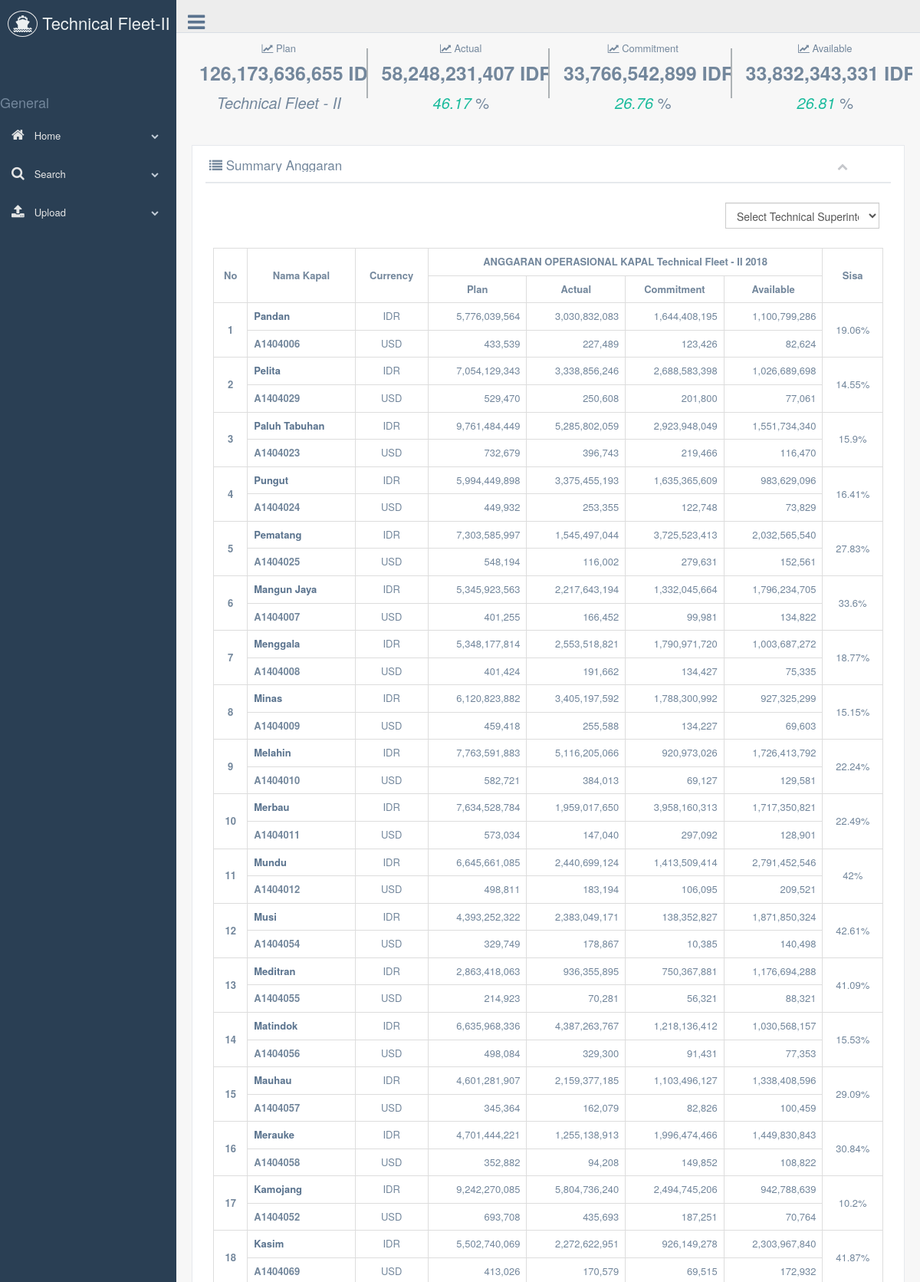
/production/apex.php (upper part), run on the app's committed database.
### tables this page shows
CREATE TABLE `opex_apex` (
  `kapal` varchar(255) DEFAULT NULL,
  `actual` bigint(22) DEFAULT NULL,
  `commitment` bigint(22) DEFAULT NULL,
  `plan` bigint(22) DEFAULT NULL,
  `available` bigint(22) DEFAULT NULL,
  `curr` varchar(255) DEFAULT NULL,
  `cost_center` varchar(255) DEFAULT NULL,
  `curr_usd` varchar(5) DEFAULT NULL,
  `actual_usd` bigint(20) DEFAULT NULL,
  `available_usd` bigint(20) DEFAULT NULL,
  `commitment_usd` bigint(20) DEFAULT NULL,
  `plan_usd` bigint(20) DEFAULT NULL
);

### production/apex.php (the view, shortened to what this page needs)
<?php
include("controller/doconnect.php");
if(isset($_REQUEST['employee']) && $_REQUEST['employee'] !='all' ){
  $p_employee = $_REQUEST['employee'];
}
else{
 $p_employee = '';
}
?>
<!DOCTYPE html>
<html lang="en">
  <head>
    <link href="../vendors/bootstrap/dist/css/bootstrap.min.css" rel="stylesheet">
    <link href="../vendors/font-awesome/css/font-awesome.min.css" rel="stylesheet">
    <link href="../vendors/nprogress/nprogress.css" rel="stylesheet">
    <link href="../vendors/iCheck/skins/flat/green.css" rel="stylesheet">
    <link href="../vendors/datatables.net-bs/css/dataTables.bootstrap.min.css" rel="stylesheet">
    <link href="../vendors/datatables.net-buttons-bs/css/buttons.bootstrap.min.css" rel="stylesheet">
    <link href="../vendors/datatables.net-fixedheader-bs/css/fixedHeader.bootstrap.min.css" rel="stylesheet">
    <link href="../vendors/datatables.net-responsive-bs/css/responsive.bootstrap.min.css" rel="stylesheet">
    <link href="../vendors/datatables.net-scroller-bs/css/scroller.bootstrap.min.css" rel="stylesheet">
    <link href="../build/css/custom.min.css" rel="stylesheet">
  </head>
  <body class="nav-md">
    <div class="container body">
      <div class="main_container">
        <div class="col-md-3 left_col menu_fixed">
          <div class="left_col scroll-view">
            <div class="navbar nav_title" style="border: 0;">
              <a href="index.php" class="site_title"><i class="fa fa-ship"></i> <span>Technical Fleet-II</span></a>
            </div>
            <br> <br> <br>
            <?php include("view/sidebar_menu.php") ?>
          </div>
        </div>
        <?php include("view/top_nav.php") ?>
        <div class="right_col" role="main">
          <div class="">
            <form class="form-horizontal" action="apex.php" method="post">
              <div class="row tile_count" align="center">
                <?php
                $sql = "
                  SELECT
                  sum(actual) as actual,
                  sum(commitment) as commitment,
                  sum(plan) as plan,
                  sum(available) as available,
                  employee
                  FROM
                  opex_apex aa,
                  employee e
                  where
                  aa.kapal not like ''
                  and aa.kapal = e.kapal
                  and (e.employee = '".$p_employee."' or  ('".$p_employee."' = '' ) )
                  ";
                  $result = $conn->query($sql);
                  while($row = $result->fetch_assoc()) {
                ?>
                <div class="col-xl-3 col-md-3 col-sm-3 col-xs-6 tile_stats_count">
                  <span class="count_top"><i class="fa fa-line-chart"></i> Plan
                    </span>
                  <div class="count" style="font-size: 25px;"><?php echo number_format($row["plan"]); echo " IDR"?></div>
                  <span class="count_bottom" style="font-size: 20px; color: none;"><i style="font-color:white;">
                    <?php if ($p_employee != '') {
                      echo $p_employee;
                    } else {
                      echo "Technical Fleet - II";
                    }
                    ?> </i> </span>
                </div>
                <div class="col-xl-3 col-md-3 col-sm-3 col-xs-6 tile_stats_count">
                  <span class="count_top"><i class="fa fa-line-chart"></i> Actual
                    </span>
                  <div class="count" style="font-size: 25px;"><?php echo number_format($row["actual"]); echo " IDR"?></div>
                  <span class="count_bottom" style="font-size: 20px;"><i class="green"><?php echo round($row["actual"]/$row["plan"]*100,2);?> </i> %</span>
                </div>
                <div class="col-xl-3 col-md-3 col-sm-3 col-xs-6 tile_stats_count">
                  <span class="count_top"><i class="fa fa-line-chart"></i> Commitment
                    </span>
                  <div class="count" style="font-size: 25px;"><?php echo number_format($row["commitment"]); echo " IDR"?></div>
                  <span class="count_bottom" style="font-size: 20px;"><i class="green"><?php echo round($row["commitment"]/$row["plan"]*100,2);?> </i> % </span>
                </div>
                <div class="col-xl-3 col-md-3 col-sm-3 col-xs-6 tile_stats_count">
                  <span class="count_top"><i class="fa fa-line-chart"></i> Available
                    </span>
                  <div class="count" style="font-size: 25px;"><?php echo number_format($row["available"]); echo " IDR"?></div>
                  <span class="count_bottom" style="font-size: 20px;"><i class="green"><?php echo round($row["available"]/$row["plan"]*100,2);?> </i> %</span>
                </div>
                <?php
                  }
                ?>
              </div>
              <div class="row">
                <div class="col-md-12 col-sm-12 col-xs-12">
                  <div class="x_panel">
                    <div class="x_title">
                      <h2><i class="fa fa-list"></i> Summary Anggaran <small></small></h2>
                      <ul class="nav navbar-right panel_toolbox">
                        <li><a class="collapse-link"><i class="fa fa-chevron-up"></i></a>
                        </li>
                      </ul>
                      <div class="clearfix"></div>
                    </div>
					<div class="x_content">
                      <div class="col-lg-9 col-md-9 hidden-xs">
                      </div>
                      <div class="col-lg-3 col-md-3 col-xs-12 pull-right">
                        <select name="employee" id="category" class="form-control col-lg-3 col-md-3 col-xs-4 category" style="margin-top:10px">
                          <option value="" disabled selected >Select Technical Superintendent</option>
                        </select>
                      </div>
                      <div class="x_content" style="padding-top: 20px;">
                        <table class="table table-bordered">
                          <tbody>
                            <tr>
                              <th rowspan="2" style="text-align: center;vertical-align: middle;">No</th>
                              <th rowspan="2" style="text-align: center;vertical-align: middle;">Nama Kapal</th>
                              <th rowspan="2" style="text-align: center;vertical-align: middle;">Currency</th>
                              <th colspan="4" style="text-align: center;">ANGGARAN OPERASIONAL KAPAL Technical Fleet - II 2018</th>
                              <th rowspan="2" style="text-align: center;vertical-align: middle;">Sisa</th>
                            </tr>
                            <tr>
                              <th style="text-align: center;">Plan</th>
                              <th style="text-align: center;">Actual</th>
                              <th style="text-align: center;">Commitment</th>
                              <th style="text-align: center;">Available</th>
                            </tr>
                            <?php
                              $sql = "SELECT
                              @i:=@i+1 as row,aa.*
                              FROM opex_apex aa,
                              employee e,
                              (SELECT @i:=0) as foo
                              where
                              aa.kapal not like ''
                              and aa.kapal = e.kapal
                              and (e.employee = '".$p_employee."' or  ('".$p_employee."' = '' ) )
                              ";
                              $result = $conn->query($sql);
                              while($row = $result->fetch_assoc()) {
                              ?>
                              <tr align="right">
                                <th rowspan="2" style="text-align: center;vertical-align: middle;"><?php echo $row["row"] ?></th>
                                <th scope="row"><a href="detail_kapal.php?kapal=<?php echo $row["kapal"]?>&employee=<?php echo $p_employee;?>"><?php echo $row["kapal"] ?></a></th>
                                <td align="center"><?php echo $row["curr"] ?></td>
                                <td><?php echo number_format($row["plan"]) ?></td>
                                <td><?php echo number_format($row["actual"]) ?></td>
                                <td><?php echo number_format($row["commitment"]) ?></td>
                                <td><?php echo number_format($row["available"]) ?></td>
                                <td rowspan="2" style="text-align: center;vertical-align: middle;"><?php echo round($row["available"]/$row["plan"] * 100,2) ?>%</td>
                              </tr>
                              <tr align="right">
                                <th scope="row"><?php echo $row["cost_center"] ?></th>
                                <td align="center"><?php echo $row["curr_usd"] ?></td>
                                <td><?php echo number_format($row["plan_usd"]) ?></td>
                                <td><?php echo number_format($row["actual_usd"]) ?></td>
                                <td><?php echo number_format($row["commitment_usd"]) ?></td>
                                <td><?php echo number_format($row["available_usd"]) ?></td>
                              </tr>
                            <?php
                            }
                            ?>
                          </tbody>
                        </table>
                      </div>
                    </div>
                  </div>
                </div>
              </div>
            </form>
          </div>
        </div>
    </div>
  </body>
</html>

### data on the page
opex_apex: row "1", kapal "Pandan", curr "IDR", plan "5,776,039,564", actual "3,030,832,083", commitment "1,644,408,195", available "1,100,799,286", $row["available"]/$row["plan"] * 100 "19.06", cost_center "A1404006", curr_usd "USD", plan_usd "433,539", actual_usd "227,489", commitment_usd "123,426", available_usd "82,624"
opex_apex: row "2", kapal "Pelita", curr "IDR", plan "7,054,129,343", actual "3,338,856,246", commitment "2,688,583,398", available "1,026,689,698", $row["available"]/$row["plan"] * 100 "14.55", cost_center "A1404029", curr_usd "USD", plan_usd "529,470", actual_usd "250,608", commitment_usd "201,800", available_usd "77,061"
opex_apex: row "3", kapal "Paluh Tabuhan", curr "IDR", plan "9,761,484,449", actual "5,285,802,059", commitment "2,923,948,049", available "1,551,734,340", $row["available"]/$row["plan"] * 100 "15.9", cost_center "A1404023", curr_usd "USD", plan_usd "732,679", actual_usd "396,743", commitment_usd "219,466", available_usd "116,470"
opex_apex: row "4", kapal "Pungut", curr "IDR", plan "5,994,449,898", actual "3,375,455,193", commitment "1,635,365,609", available "983,629,096", $row["available"]/$row["plan"] * 100 "16.41", cost_center "A1404024", curr_usd "USD", plan_usd "449,932", actual_usd "253,355", commitment_usd "122,748", available_usd "73,829"
opex_apex: row "5", kapal "Pematang", curr "IDR", plan "7,303,585,997", actual "1,545,497,044", commitment "3,725,523,413", available "2,032,565,540", $row["available"]/$row["plan"] * 100 "27.83", cost_center "A1404025", curr_usd "USD", plan_usd "548,194", actual_usd "116,002", commitment_usd "279,631", available_usd "152,561"
opex_apex: row "6", kapal "Mangun Jaya", curr "IDR", plan "5,345,923,563", actual "2,217,643,194", commitment "1,332,045,664", available "1,796,234,705", $row["available"]/$row["plan"] * 100 "33.6", cost_center "A1404007", curr_usd "USD", plan_usd "401,255", actual_usd "166,452", commitment_usd "99,981", available_usd "134,822"
opex_apex: row "7", kapal "Menggala", curr "IDR", plan "5,348,177,814", actual "2,553,518,821", commitment "1,790,971,720", available "1,003,687,272", $row["available"]/$row["plan"] * 100 "18.77", cost_center "A1404008", curr_usd "USD", plan_usd "401,424", actual_usd "191,662", commitment_usd "134,427", available_usd "75,335"
opex_apex: row "8", kapal "Minas", curr "IDR", plan "6,120,823,882", actual "3,405,197,592", commitment "1,788,300,992", available "927,325,299", $row["available"]/$row["plan"] * 100 "15.15", cost_center "A1404009", curr_usd "USD", plan_usd "459,418", actual_usd "255,588", commitment_usd "134,227", available_usd "69,603"
opex_apex: row "9", kapal "Melahin", curr "IDR", plan "7,763,591,883", actual "5,116,205,066", commitment "920,973,026", available "1,726,413,792", $row["available"]/$row["plan"] * 100 "22.24", cost_center "A1404010", curr_usd "USD", plan_usd "582,721", actual_usd "384,013", commitment_usd "69,127", available_usd "129,581"
opex_apex: row "10", kapal "Merbau", curr "IDR", plan "7,634,528,784", actual "1,959,017,650", commitment "3,958,160,313", available "1,717,350,821", $row["available"]/$row["plan"] * 100 "22.49", cost_center "A1404011", curr_usd "USD", plan_usd "573,034", actual_usd "147,040", commitment_usd "297,092", available_usd "128,901"
opex_apex: row "11", kapal "Mundu", curr "IDR", plan "6,645,661,085", actual "2,440,699,124", commitment "1,413,509,414", available "2,791,452,546", $row["available"]/$row["plan"] * 100 "42", cost_center "A1404012", curr_usd "USD", plan_usd "498,811", actual_usd "183,194", commitment_usd "106,095", available_usd "209,521"
opex_apex: row "12", kapal "Musi", curr "IDR", plan "4,393,252,322", actual "2,383,049,171", commitment "138,352,827", available "1,871,850,324", $row["available"]/$row["plan"] * 100 "42.61", cost_center "A1404054", curr_usd "USD", plan_usd "329,749", actual_usd "178,867", commitment_usd "10,385", available_usd "140,498"
opex_apex: row "13", kapal "Meditran", curr "IDR", plan "2,863,418,063", actual "936,355,895", commitment "750,367,881", available "1,176,694,288", $row["available"]/$row["plan"] * 100 "41.09", cost_center "A1404055", curr_usd "USD", plan_usd "214,923", actual_usd "70,281", commitment_usd "56,321", available_usd "88,321"
opex_apex: row "14", kapal "Matindok", curr "IDR", plan "6,635,968,336", actual "4,387,263,767", commitment "1,218,136,412", available "1,030,568,157", $row["available"]/$row["plan"] * 100 "15.53", cost_center "A1404056", curr_usd "USD", plan_usd "498,084", actual_usd "329,300", commitment_usd "91,431", available_usd "77,353"
opex_apex: row "15", kapal "Mauhau", curr "IDR", plan "4,601,281,907", actual "2,159,377,185", commitment "1,103,496,127", available "1,338,408,596", $row["available"]/$row["plan"] * 100 "29.09", cost_center "A1404057", curr_usd "USD", plan_usd "345,364", actual_usd "162,079", commitment_usd "82,826", available_usd "100,459"
opex_apex: row "16", kapal "Merauke", curr "IDR", plan "4,701,444,221", actual "1,255,138,913", commitment "1,996,474,466", available "1,449,830,843", $row["available"]/$row["plan"] * 100 "30.84", cost_center "A1404058", curr_usd "USD", plan_usd "352,882", actual_usd "94,208", commitment_usd "149,852", available_usd "108,822"
opex_apex: row "17", kapal "Kamojang", curr "IDR", plan "9,242,270,085", actual "5,804,736,240", commitment "2,494,745,206", available "942,788,639", $row["available"]/$row["plan"] * 100 "10.2", cost_center "A1404052", curr_usd "USD", plan_usd "693,708", actual_usd "435,693", commitment_usd "187,251", available_usd "70,764"
opex_apex: row "18", kapal "Kasim", curr "IDR", plan "5,502,740,069", actual "2,272,622,951", commitment "926,149,278", available "2,303,967,840", $row["available"]/$row["plan"] * 100 "41.87", cost_center "A1404069", curr_usd "USD", plan_usd "413,026", actual_usd "170,579", commitment_usd "69,515", available_usd "172,932"

### other printed values
$row["plan"] "126,173,636,655"
$row["actual"] "58,248,231,407"
$row["actual"]/$row["plan"]*100 "46.17"
$row["commitment"] "33,766,542,899"
$row["commitment"]/$row["plan"]*100 "26.76"
$row["available"] "33,832,343,331"
$row["available"]/$row["plan"]*100 "26.81"
